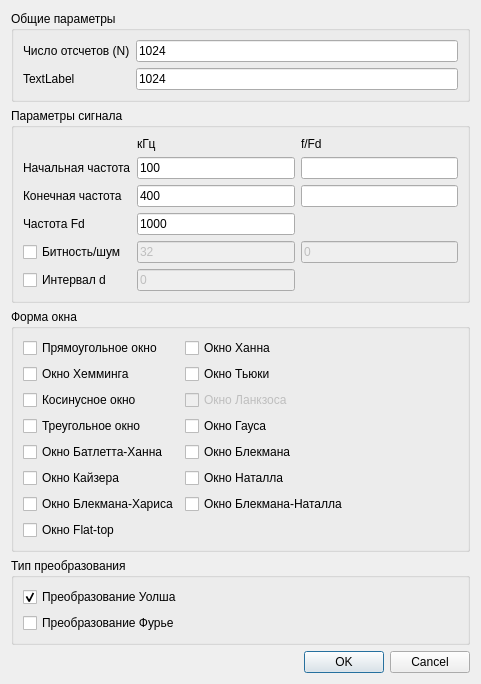
<?xml version="1.0" encoding="UTF-8"?>
<ui version="4.0">
 <class>SignalParamsDialog</class>
 <widget class="QDialog" name="SignalParamsDialog">
  <property name="geometry">
   <rect>
    <x>0</x>
    <y>0</y>
    <width>481</width>
    <height>669</height>
   </rect>
  </property>
  <property name="windowTitle">
   <string>Параметры эксперимента</string>
  </property>
  <layout class="QVBoxLayout" name="verticalLayout">
   <item>
    <widget class="QGroupBox" name="groupBox_3">
     <property name="title">
      <string>Общие параметры</string>
     </property>
     <layout class="QFormLayout" name="formLayout_3">
      <property name="fieldGrowthPolicy">
       <enum>QFormLayout::AllNonFixedFieldsGrow</enum>
      </property>
      <item row="0" column="0">
       <widget class="QLabel" name="label">
        <property name="text">
         <string>Число отсчетов (N)</string>
        </property>
        <property name="buddy">
         <cstring>nLineEdit</cstring>
        </property>
       </widget>
      </item>
      <item row="0" column="1">
       <widget class="QLineEdit" name="nLineEdit">
        <property name="text">
         <string>1024</string>
        </property>
       </widget>
      </item>
      <item row="1" column="0">
       <widget class="QLabel" name="label_7">
        <property name="text">
         <string>TextLabel</string>
        </property>
       </widget>
      </item>
      <item row="1" column="1">
       <widget class="QLineEdit" name="lineEdit">
        <property name="text">
         <string>1024</string>
        </property>
       </widget>
      </item>
     </layout>
    </widget>
   </item>
   <item>
    <widget class="QGroupBox" name="groupBox_2">
     <property name="title">
      <string>Параметры сигнала</string>
     </property>
     <layout class="QGridLayout" name="gridLayout">
      <item row="1" column="2">
       <widget class="QLineEdit" name="fMinFdLineEdit"/>
      </item>
      <item row="2" column="2">
       <widget class="QLineEdit" name="fMaxFdLineEdit"/>
      </item>
      <item row="1" column="0">
       <widget class="QLabel" name="label_2">
        <property name="text">
         <string>Начальная частота</string>
        </property>
        <property name="buddy">
         <cstring>fMinLineEdit</cstring>
        </property>
       </widget>
      </item>
      <item row="1" column="1">
       <widget class="QLineEdit" name="fMinLineEdit">
        <property name="text">
         <string>100</string>
        </property>
       </widget>
      </item>
      <item row="2" column="0">
       <widget class="QLabel" name="label_3">
        <property name="text">
         <string>Конечная частота</string>
        </property>
        <property name="buddy">
         <cstring>fMaxLineEdit</cstring>
        </property>
       </widget>
      </item>
      <item row="3" column="1">
       <widget class="QLineEdit" name="fdLineEdit">
        <property name="text">
         <string>1000</string>
        </property>
       </widget>
      </item>
      <item row="2" column="1">
       <widget class="QLineEdit" name="fMaxLineEdit">
        <property name="text">
         <string>400</string>
        </property>
       </widget>
      </item>
      <item row="3" column="0">
       <widget class="QLabel" name="label_4">
        <property name="text">
         <string>Частота Fd</string>
        </property>
        <property name="buddy">
         <cstring>fdLineEdit</cstring>
        </property>
       </widget>
      </item>
      <item row="4" column="0">
       <widget class="QCheckBox" name="noiceCheckBox">
        <property name="text">
         <string>Битность/шум</string>
        </property>
       </widget>
      </item>
      <item row="4" column="1">
       <widget class="QLineEdit" name="bitLineEdit">
        <property name="enabled">
         <bool>false</bool>
        </property>
        <property name="text">
         <string>32</string>
        </property>
       </widget>
      </item>
      <item row="0" column="1">
       <widget class="QLabel" name="label_5">
        <property name="text">
         <string>кГц</string>
        </property>
       </widget>
      </item>
      <item row="0" column="2">
       <widget class="QLabel" name="label_6">
        <property name="text">
         <string>f/Fd</string>
        </property>
       </widget>
      </item>
      <item row="4" column="2">
       <widget class="QLineEdit" name="noiceLineEdit">
        <property name="enabled">
         <bool>false</bool>
        </property>
        <property name="text">
         <string>0</string>
        </property>
       </widget>
      </item>
      <item row="5" column="0">
       <widget class="QCheckBox" name="dCheckBox">
        <property name="text">
         <string>Интервал d</string>
        </property>
       </widget>
      </item>
      <item row="5" column="1">
       <widget class="QLineEdit" name="dLineEdit">
        <property name="enabled">
         <bool>false</bool>
        </property>
        <property name="text">
         <string>0</string>
        </property>
       </widget>
      </item>
     </layout>
    </widget>
   </item>
   <item>
    <widget class="QGroupBox" name="groupBox">
     <property name="title">
      <string>Форма окна</string>
     </property>
     <layout class="QFormLayout" name="formLayout">
      <property name="fieldGrowthPolicy">
       <enum>QFormLayout::AllNonFixedFieldsGrow</enum>
      </property>
      <item row="0" column="0">
       <widget class="QCheckBox" name="checkBox">
        <property name="text">
         <string>Прямоугольное окно</string>
        </property>
        <property name="checked">
         <bool>false</bool>
        </property>
       </widget>
      </item>
      <item row="0" column="1">
       <widget class="QCheckBox" name="checkBox_2">
        <property name="text">
         <string>Окно Ханна</string>
        </property>
       </widget>
      </item>
      <item row="1" column="0">
       <widget class="QCheckBox" name="checkBox_3">
        <property name="text">
         <string>Окно Хемминга</string>
        </property>
       </widget>
      </item>
      <item row="1" column="1">
       <widget class="QCheckBox" name="checkBox_4">
        <property name="text">
         <string>Окно Тьюки</string>
        </property>
       </widget>
      </item>
      <item row="2" column="0">
       <widget class="QCheckBox" name="checkBox_5">
        <property name="text">
         <string>Косинусное окно</string>
        </property>
       </widget>
      </item>
      <item row="2" column="1">
       <widget class="QCheckBox" name="checkBox_6">
        <property name="enabled">
         <bool>false</bool>
        </property>
        <property name="text">
         <string>Окно Ланкзоса</string>
        </property>
       </widget>
      </item>
      <item row="3" column="0">
       <widget class="QCheckBox" name="checkBox_7">
        <property name="text">
         <string>Треугольное окно</string>
        </property>
       </widget>
      </item>
      <item row="3" column="1">
       <widget class="QCheckBox" name="checkBox_8">
        <property name="text">
         <string>Окно Гауса</string>
        </property>
       </widget>
      </item>
      <item row="4" column="0">
       <widget class="QCheckBox" name="checkBox_9">
        <property name="text">
         <string>Окно Батлетта-Ханна</string>
        </property>
       </widget>
      </item>
      <item row="5" column="0">
       <widget class="QCheckBox" name="checkBox_11">
        <property name="enabled">
         <bool>true</bool>
        </property>
        <property name="text">
         <string>Окно Кайзера</string>
        </property>
       </widget>
      </item>
      <item row="5" column="1">
       <widget class="QCheckBox" name="checkBox_12">
        <property name="text">
         <string>Окно Наталла</string>
        </property>
       </widget>
      </item>
      <item row="6" column="0">
       <widget class="QCheckBox" name="checkBox_13">
        <property name="text">
         <string>Окно Блекмана-Хариса</string>
        </property>
       </widget>
      </item>
      <item row="6" column="1">
       <widget class="QCheckBox" name="checkBox_14">
        <property name="text">
         <string>Окно Блекмана-Наталла</string>
        </property>
       </widget>
      </item>
      <item row="7" column="0">
       <widget class="QCheckBox" name="checkBox_15">
        <property name="text">
         <string>Окно Flat-top</string>
        </property>
       </widget>
      </item>
      <item row="4" column="1">
       <widget class="QCheckBox" name="checkBox_10">
        <property name="text">
         <string>Окно Блекмана</string>
        </property>
       </widget>
      </item>
     </layout>
    </widget>
   </item>
   <item>
    <widget class="QGroupBox" name="groupBox_4">
     <property name="title">
      <string>Тип преобразования</string>
     </property>
     <layout class="QVBoxLayout" name="verticalLayout_2">
      <item>
       <widget class="QCheckBox" name="walshCheckBox">
        <property name="enabled">
         <bool>true</bool>
        </property>
        <property name="text">
         <string>Преобразование Уолша</string>
        </property>
        <property name="checkable">
         <bool>true</bool>
        </property>
        <property name="checked">
         <bool>true</bool>
        </property>
        <property name="tristate">
         <bool>false</bool>
        </property>
       </widget>
      </item>
      <item>
       <widget class="QCheckBox" name="fourierCheckBox">
        <property name="text">
         <string>Преобразование Фурье</string>
        </property>
       </widget>
      </item>
     </layout>
    </widget>
   </item>
   <item>
    <widget class="QDialogButtonBox" name="buttonBox">
     <property name="orientation">
      <enum>Qt::Horizontal</enum>
     </property>
     <property name="standardButtons">
      <set>QDialogButtonBox::Cancel|QDialogButtonBox::Ok</set>
     </property>
    </widget>
   </item>
  </layout>
 </widget>
 <resources/>
 <connections>
  <connection>
   <sender>noiceCheckBox</sender>
   <signal>toggled(bool)</signal>
   <receiver>bitLineEdit</receiver>
   <slot>setEnabled(bool)</slot>
   <hints>
    <hint type="sourcelabel">
     <x>122</x>
     <y>231</y>
    </hint>
    <hint type="destinationlabel">
     <x>304</x>
     <y>233</y>
    </hint>
   </hints>
  </connection>
  <connection>
   <sender>buttonBox</sender>
   <signal>accepted()</signal>
   <receiver>SignalParamsDialog</receiver>
   <slot>accept()</slot>
   <hints>
    <hint type="sourcelabel">
     <x>336</x>
     <y>640</y>
    </hint>
    <hint type="destinationlabel">
     <x>240</x>
     <y>539</y>
    </hint>
   </hints>
  </connection>
  <connection>
   <sender>buttonBox</sender>
   <signal>rejected()</signal>
   <receiver>SignalParamsDialog</receiver>
   <slot>reject()</slot>
   <hints>
    <hint type="sourcelabel">
     <x>424</x>
     <y>640</y>
    </hint>
    <hint type="destinationlabel">
     <x>421</x>
     <y>541</y>
    </hint>
   </hints>
  </connection>
  <connection>
   <sender>noiceCheckBox</sender>
   <signal>toggled(bool)</signal>
   <receiver>noiceLineEdit</receiver>
   <slot>setEnabled(bool)</slot>
   <hints>
    <hint type="sourcelabel">
     <x>86</x>
     <y>221</y>
    </hint>
    <hint type="destinationlabel">
     <x>386</x>
     <y>221</y>
    </hint>
   </hints>
  </connection>
  <connection>
   <sender>dCheckBox</sender>
   <signal>toggled(bool)</signal>
   <receiver>dLineEdit</receiver>
   <slot>setEnabled(bool)</slot>
   <hints>
    <hint type="sourcelabel">
     <x>85</x>
     <y>251</y>
    </hint>
    <hint type="destinationlabel">
     <x>227</x>
     <y>251</y>
    </hint>
   </hints>
  </connection>
  <connection>
   <sender>lineEdit</sender>
   <signal>textChanged(QString)</signal>
   <receiver>label_7</receiver>
   <slot>setText(QString)</slot>
   <hints>
    <hint type="sourcelabel">
     <x>305</x>
     <y>75</y>
    </hint>
    <hint type="destinationlabel">
     <x>54</x>
     <y>75</y>
    </hint>
   </hints>
  </connection>
 </connections>
</ui>
